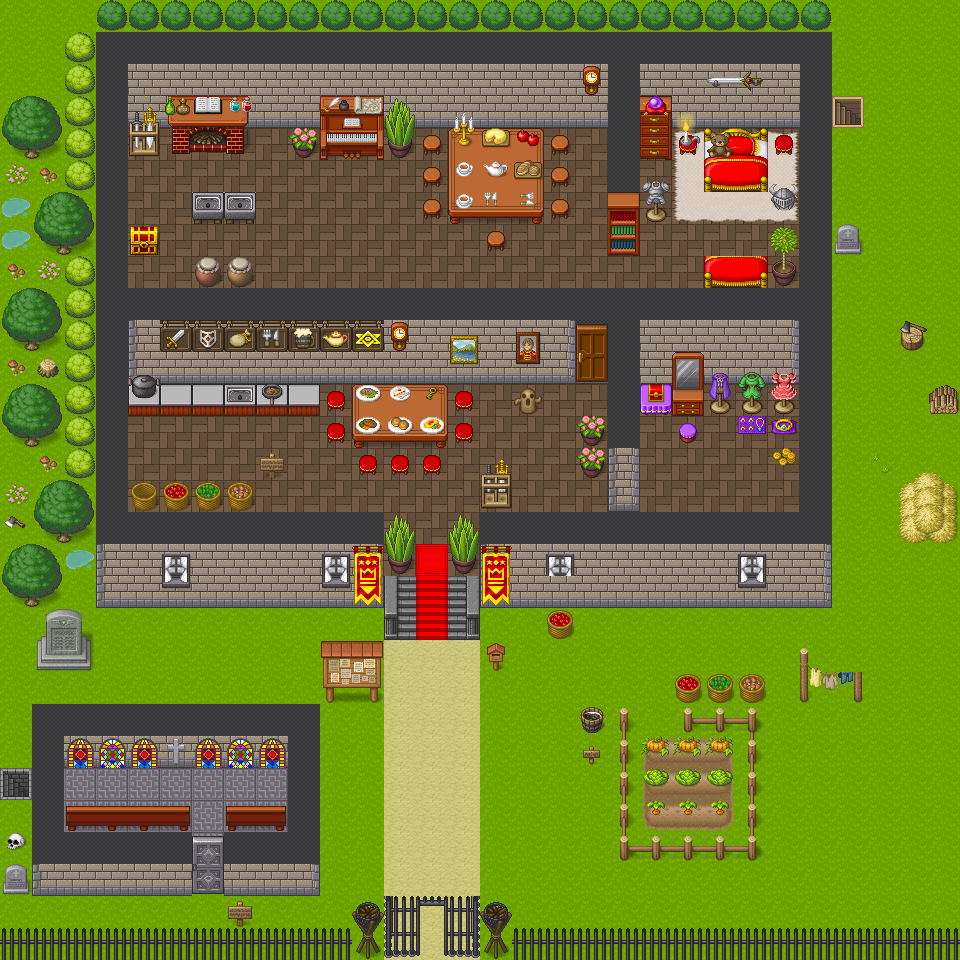

Below is a game level as drawn by its tile map, then a one-line description and the .tmx that defines it (tile-layer data replaced by summaries):
An orthogonal 30x30 tile map with 32x32 px tiles, 8 tile layers (collision, start, page 2, page 1, ...).

<map version="1.5" tiledversion="1.6.0" orientation="orthogonal" renderorder="right-down" width="30" height="30" tilewidth="32" tileheight="32" infinite="0" nextlayerid="10" nextobjectid="1">
 <editorsettings>
  <export target="9Carte Chateau de Treguil.json" format="json" />
 </editorsettings>
 <tileset firstgid="1" name="[Base]BaseChip_pipo" tilewidth="32" tileheight="32" tilecount="1064" columns="8">
  <image source="[Base]BaseChip_pipo.png" width="256" height="4256" />
  <tile id="292">
   <properties>
    <property name="collides" type="bool" value="true" />
   </properties>
  </tile>
  <tile id="434">
   <properties>
    <property name="collides" type="bool" value="true" />
   </properties>
  </tile>
 </tileset>
 <layer id="6" name="collision" width="30" height="30">
  <data>[900 cells, 84 non-empty, 1 distinct tile ids]</data>
 </layer>
 <layer id="7" name="start" width="30" height="30">
  <data>[900 cells, 0 non-empty, 0 distinct tile ids]</data>
 </layer>
 <layer id="9" name="page 2" width="30" height="30">
  <data>[900 cells, 0 non-empty, 0 distinct tile ids]</data>
 </layer>
 <layer id="8" name="page 1" width="30" height="30">
  <data>[900 cells, 0 non-empty, 0 distinct tile ids]</data>
 </layer>
 <layer id="5" name="sol" width="30" height="30">
  <data>[900 cells, 900 non-empty, 9 distinct tile ids]</data>
 </layer>
 <layer id="1" name="murs" width="30" height="30">
  <data>[900 cells, 278 non-empty, 22 distinct tile ids]</data>
 </layer>
 <layer id="4" name="meubles" width="30" height="30">
  <data>[900 cells, 223 non-empty, 128 distinct tile ids]</data>
 </layer>
 <layer id="3" name="détails" width="30" height="30">
  <data>[900 cells, 130 non-empty, 77 distinct tile ids]</data>
 </layer>
 <objectgroup id="2" name="floorlayer" />
</map>
